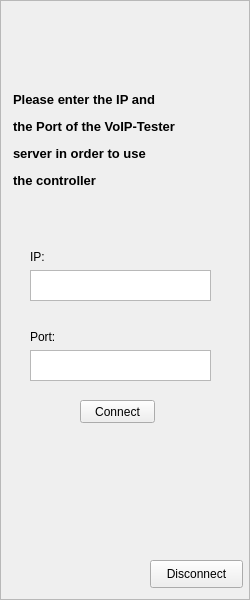
   <widget class="QFrame" name="connect_frame">
    <property name="geometry">
     <rect>
      <x>0</x>
      <y>250</y>
      <width>250</width>
      <height>600</height>
     </rect>
    </property>
    <property name="frameShape">
     <enum>QFrame::StyledPanel</enum>
    </property>
    <property name="frameShadow">
     <enum>QFrame::Raised</enum>
    </property>
    <widget class="QPushButton" name="connect_frame_Connect_button">
     <property name="geometry">
      <rect>
       <x>80</x>
       <y>400</y>
       <width>75</width>
       <height>23</height>
      </rect>
     </property>
     <property name="text">
      <string>Connect</string>
     </property>
    </widget>
    <widget class="QTextEdit" name="connect_frame_ip_edit_text">
     <property name="geometry">
      <rect>
       <x>30</x>
       <y>270</y>
       <width>181</width>
       <height>31</height>
      </rect>
     </property>
    </widget>
    <widget class="QLabel" name="connect_frame_text_label">
     <property name="geometry">
      <rect>
       <x>13</x>
       <y>80</y>
       <width>231</width>
       <height>121</height>
      </rect>
     </property>
     <property name="text">
      <string>&lt;html&gt;&lt;head/&gt;&lt;body&gt;&lt;p align=&quot;justify&quot;&gt;&lt;span style=&quot; font-size:10pt; font-weight:600;&quot;&gt;Please enter the IP and&lt;/span&gt;&lt;/p&gt;&lt;p align=&quot;justify&quot;&gt;&lt;span style=&quot; font-size:10pt; font-weight:600;&quot;&gt;the Port of the VoIP-Tester&lt;/span&gt;&lt;/p&gt;&lt;p align=&quot;justify&quot;&gt;&lt;span style=&quot; font-size:10pt; font-weight:600;&quot;&gt;server in order to use &lt;/span&gt;&lt;/p&gt;&lt;p align=&quot;justify&quot;&gt;&lt;span style=&quot; font-size:10pt; font-weight:600;&quot;&gt;the controller&lt;/span&gt;&lt;/p&gt;&lt;/body&gt;&lt;/html&gt;</string>
     </property>
    </widget>
    <widget class="QLabel" name="connect_frame_ip_label">
     <property name="geometry">
      <rect>
       <x>30</x>
       <y>250</y>
       <width>47</width>
       <height>13</height>
      </rect>
     </property>
     <property name="text">
      <string>IP:</string>
     </property>
    </widget>
    <widget class="QPushButton" name="connect_frame_disconnect_button">
     <property name="geometry">
      <rect>
       <x>150</x>
       <y>560</y>
       <width>93</width>
       <height>28</height>
      </rect>
     </property>
     <property name="text">
      <string>Disconnect</string>
     </property>
    </widget>
    <widget class="QTextEdit" name="connect_frame_port_edit_text">
     <property name="geometry">
      <rect>
       <x>30</x>
       <y>350</y>
       <width>181</width>
       <height>31</height>
      </rect>
     </property>
    </widget>
    <widget class="QLabel" name="connect_frame_port_label">
     <property name="geometry">
      <rect>
       <x>30</x>
       <y>330</y>
       <width>47</width>
       <height>13</height>
      </rect>
     </property>
     <property name="text">
      <string>Port:</string>
     </property>
    </widget>
   </widget>
